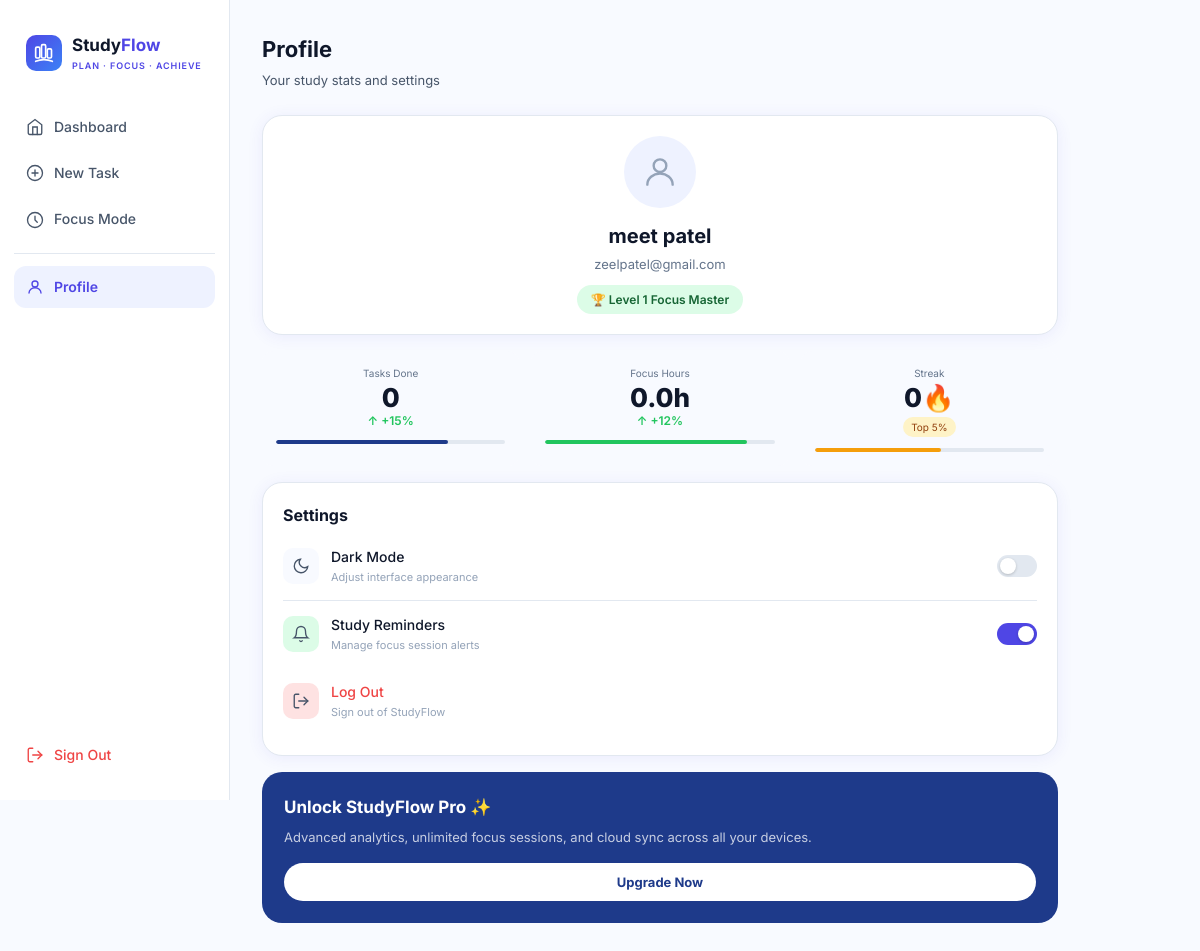
Page /profile/ (signed in) on the committed database.
### studyflow/models.py (models this page shows, shortened)
class UserProfile(models.Model):
    user          = models.OneToOneField(User, on_delete=models.CASCADE, related_name='profile')
    streak        = models.PositiveIntegerField(default=0)
    last_active   = models.DateField(null=True, blank=True)
    dark_mode     = models.BooleanField(default=False)
    notifications = models.BooleanField(default=True)
    level         = models.PositiveIntegerField(default=1)
    def total_focus_hours(self):
        total = sum(s.duration_minutes for s in self.user.sessions.all())
        return round(total / 60, 1)
    def completed_tasks(self):
        return self.user.tasks.filter(completed=True).count()

### studyflow/views.py (the view)
# urls.py: path('profile/',            views.profile_view,    name='profile'),
@login_required
def profile_view(request):
    profile, _ = UserProfile.objects.get_or_create(user=request.user)
    if request.method == 'POST':
        profile.dark_mode     = 'dark_mode'     in request.POST
        profile.notifications = 'notifications' in request.POST
        profile.save()
        return redirect('profile')
    return render(request, 'studyflow/profile.html', {'profile': profile})

### studyflow/templates/studyflow/profile.html (shortened to what this page needs)
{% extends 'studyflow/base.html' %}
{% block content %}
<div class="page-header">
  <div><h1 class="page-title">Profile</h1><p class="page-sub">Your study stats and settings</p></div>
</div>
<div class="card" style="text-align:center;margin-bottom:16px;">
  <div style="width:72px;height:72px;border-radius:50%;background:#eef2ff;display:flex;align-items:center;justify-content:center;margin:0 auto 12px;">
    <svg width="38" height="38" viewBox="0 0 24 24" fill="none" stroke="#94a3b8" stroke-width="1.5" stroke-linecap="round"><circle cx="12" cy="8" r="4"/><path d="M4 20c0-4 3.6-7 8-7s8 3 8 7"/></svg>
  </div>
  <h2 style="font-size:20px;font-weight:700;color:#0f172a;">{{ request.user.username }}</h2>
  <p style="font-size:13px;color:#64748b;margin-top:2px;">{{ request.user.email }}</p>
  <div style="background:#dcfce7;color:#166534;border-radius:20px;padding:5px 14px;font-size:12px;font-weight:600;display:inline-flex;align-items:center;gap:5px;margin-top:10px;">
    🏆 Level {{ profile.level }} Focus Master
  </div>
</div>
<div class="stats-grid">
  <div class="stat-card">
    <div style="font-size:10px;color:#64748b;margin-bottom:4px;">Tasks Done</div>
    <div class="stat-num">{{ profile.completed_tasks }}</div>
    <div class="stat-trend">↑ +15%</div>
    <div class="stat-bar"><div class="stat-fill" style="width:75%;background:#1e3a8a;"></div></div>
  </div>
  <div class="stat-card">
    <div style="font-size:10px;color:#64748b;margin-bottom:4px;">Focus Hours</div>
    <div class="stat-num">{{ profile.total_focus_hours }}h</div>
    <div class="stat-trend">↑ +12%</div>
    <div class="stat-bar"><div class="stat-fill" style="width:88%;background:#22c55e;"></div></div>
  </div>
  <div class="stat-card">
    <div style="font-size:10px;color:#64748b;margin-bottom:4px;">Streak</div>
    <div class="stat-num">{{ profile.streak }}🔥</div>
    <div style="font-size:10px;background:#fef3c7;color:#92400e;border-radius:20px;padding:2px 8px;display:inline-block;margin-top:6px;">Top 5%</div>
    <div class="stat-bar"><div class="stat-fill" style="width:55%;background:#f59e0b;"></div></div>
  </div>
</div>
<div class="card">
  <h3 style="font-size:16px;font-weight:700;margin-bottom:4px;">Settings</h3>
  <form method="POST">
    <div class="set-row" style="cursor:default;">
      <div class="set-icon"><svg viewBox="0 0 24 24" fill="none" stroke="#64748b" stroke-width="1.8" stroke-linecap="round"><path d="M21 12.79A9 9 0 1 1 11.21 3 7 7 0 0 0 21 12.79z"/></svg></div>
      <div style="flex:1;"><div class="set-name">Dark Mode</div><div class="set-sub">Adjust interface appearance</div></div>
      <label style="cursor:pointer;">
        <div class="toggle {% if profile.dark_mode %}on{% endif %}"></div>
      </label>
    </div>
    <div class="set-row" style="cursor:default;">
      <div class="set-icon" style="background:#dcfce7;"><svg viewBox="0 0 24 24" fill="none" stroke="#22c55e" stroke-width="1.8" stroke-linecap="round"><path d="M18 8A6 6 0 0 0 6 8c0 7-3 9-3 9h18s-3-2-3-9"/><path d="M13.73 21a2 2 0 0 1-3.46 0"/></svg></div>
      <div style="flex:1;"><div class="set-name">Study Reminders</div><div class="set-sub">Manage focus session alerts</div></div>
      <label style="cursor:pointer;">
        <div class="toggle {% if profile.notifications %}on{% endif %}"></div>
      </label>
    </div>
  </form>
  <div class="set-row" onclick="window.location='{% url 'logout' %}'" style="cursor:pointer;">
    <div class="set-icon" style="background:#fee2e2;"><svg viewBox="0 0 24 24" fill="none" stroke="#ef4444" stroke-width="1.8" stroke-linecap="round"><path d="M9 21H5a2 2 0 0 1-2-2V5a2 2 0 0 1 2-2h4"/><polyline points="16 17 21 12 16 7"/><line x1="21" y1="12" x2="9" y2="12"/></svg></div>
    <div style="flex:1;"><div class="set-name" style="color:#ef4444;">Log Out</div><div class="set-sub">Sign out of StudyFlow</div></div>
  </div>
</div>
<div class="upgrade-card">
  <div class="upgrade-title">Unlock StudyFlow Pro ✨</div>
  <div class="upgrade-desc">Advanced analytics, unlimited focus sessions, and cloud sync across all your devices.</div>
  <button class="upgrade-btn">Upgrade Now</button>
</div>
{% endblock %}

### studyflow/static/studyflow/css/style.css (style rules this page uses)
:root { --brand: #4f46e5; --brand-dark: #1e3a8a; --brand-light: #eef2ff; --green: #22c55e; --green-bg: #dcfce7; --amber: #f59e0b; --amber-bg: #fef3c7; --red: #ef4444; --red-bg: #fee2e2; --text: #0f172a; --text2: #475569; --text3: #94a3b8; --border: #e2e8f0; --surface: #ffffff; --bg: #f8faff; --shadow: 0 2px 16px rgba(79,70,229,0.08); --radius: 12px; --radius-lg: 20px; }
* { box-sizing: border-box; margin: 0; padding: 0; }
body { font-family: 'Inter', -apple-system, sans-serif; background: var(--bg); color: var(--text); font-size: 15px; line-height: 1.6; min-height: 100vh; }
.card { background: var(--surface); border: 1px solid var(--border); border-radius: var(--radius-lg); padding: 20px; box-shadow: var(--shadow); margin-bottom: 16px; }
.page-header { display: flex; align-items: center; justify-content: space-between; margin-bottom: 24px; }
.page-title { font-size: 22px; font-weight: 700; color: var(--text); }
.page-sub { font-size: 13px; color: var(--text2); margin-top: 3px; }
.stats-grid { display: grid; grid-template-columns: repeat(3, 1fr); gap: 12px; margin-bottom: 16px; }
.stat-card { background: var(--bg); border-radius: var(--radius); padding: 14px; text-align: center; }
.stat-num { font-size: 26px; font-weight: 800; color: var(--text); line-height: 1; }
.stat-trend { font-size: 12px; color: var(--green); font-weight: 600; }
.stat-bar { height: 4px; background: var(--border); border-radius: 2px; margin-top: 10px; overflow: hidden; }
.stat-fill { height: 100%; border-radius: 2px; }
.toggle { width: 40px; height: 22px; border-radius: 20px; background: var(--border); position: relative; cursor: pointer; transition: background .2s; flex-shrink: 0; }
.toggle.on { background: var(--brand); }
.toggle::after { content: ''; position: absolute; width: 16px; height: 16px; background: #fff; border-radius: 50%; top: 3px; left: 3px; transition: transform .2s; box-shadow: 0 1px 3px rgba(0,0,0,.2); }
.toggle.on::after { transform: translateX(18px); }
.set-row { display: flex; align-items: center; gap: 12px; padding: 13px 0; border-bottom: 1px solid var(--border); }
.set-row:last-child { border-bottom: none; }
.set-icon { width: 36px; height: 36px; border-radius: 10px; background: var(--bg); display: flex; align-items: center; justify-content: center; flex-shrink: 0; }
.set-icon svg { width: 18px; height: 18px; stroke: var(--text2); fill: none; stroke-width: 1.8; }
.set-name { font-size: 14px; font-weight: 500; color: var(--text); }
.set-sub { font-size: 11px; color: var(--text3); margin-top: 1px; }
.upgrade-card { background: var(--brand-dark); border-radius: var(--radius-lg); padding: 22px; color: #fff; margin-bottom: 16px; }
.upgrade-title { font-size: 17px; font-weight: 700; margin-bottom: 7px; }
.upgrade-desc { font-size: 13px; opacity: .75; line-height: 1.5; margin-bottom: 16px; }
.upgrade-btn { background: #fff; color: var(--brand-dark); border: none; border-radius: 30px; padding: 11px 22px; font-size: 13px; font-weight: 700; cursor: pointer; width: 100%; font-family: 'Inter', sans-serif; }

### rows in the picture
UserProfile: level "1", completed_tasks "0", total_focus_hours "0.0", streak "0"

### other values in the picture
{{ request.user.username }} "meet patel"
{{ request.user.email }} "zeelpatel@gmail.com"
